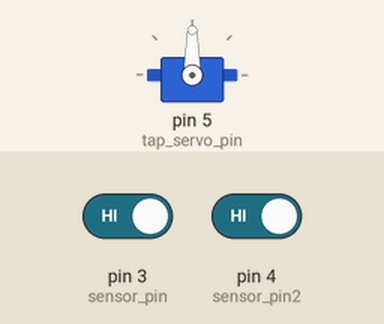
The sketch below on a simulated Arduino Uno, built with avr-gcc and run on an emulated ATmega328P. Shown: servo. The test bench sets the inputs (shaded band); at power-on: pin 4 (sensor_pin2) HIGH, pin 3 (sensor_pin) HIGH.

Above: at 4.8 s.
4.9 s: pin 4 (sensor_pin2) driven LOW
10.9 s: pin 3 (sensor_pin) driven LOW
At 12.3 s:
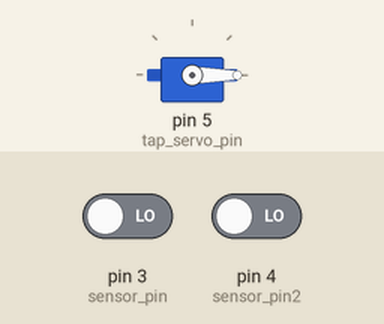
13.6 s: pin 3 (sensor_pin) driven HIGH
At 14.3 s:
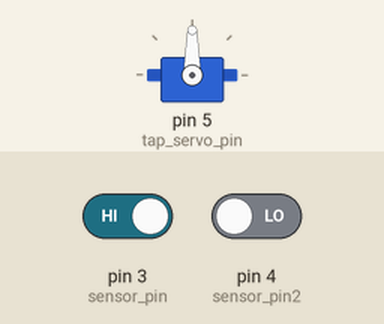
18.1 s: pin 4 (sensor_pin2) driven HIGH
Timing chart, 0 to 21.1 s (numbered marks = the images above; inputs shaded):
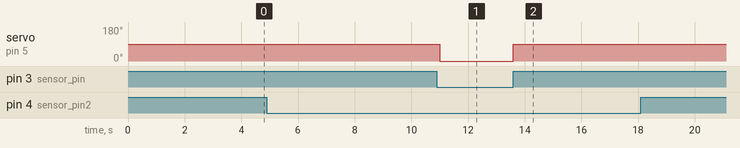

The sketch:

Smart_dustbin.ino
```cpp
#include<Servo.h>
Servo tap_servo;

int sensor_pin = 3;
int sensor_pin2 = 4;
int tap_servo_pin = 5;
int val;
int val2;

void setup(){
  pinMode(sensor_pin,INPUT);
  pinMode(sensor_pin2,INPUT);
  tap_servo.attach(tap_servo_pin);
}

void loop(){
  val = digitalRead(sensor_pin);
  val2 = digitalRead(sensor_pin2);
  if(val==0)
  {
    tap_servo.write(0);
  }
  if(val==1)
  {
    tap_servo.write(90);
    delay(1000);
  }
  if(val2==0)
  {
    tap_servo.write(0);
  }
  if(val2==1)
  {
    tap_servo.write(90);
    delay(1000);
  }
}
```

Measured:
- after the input at 10.9 s, servo on pin 5 (tap_servo_pin): 90° → 0° after 0.10 s
- after the input at 13.6 s, servo on pin 5 (tap_servo_pin): 0° → 90° at once
